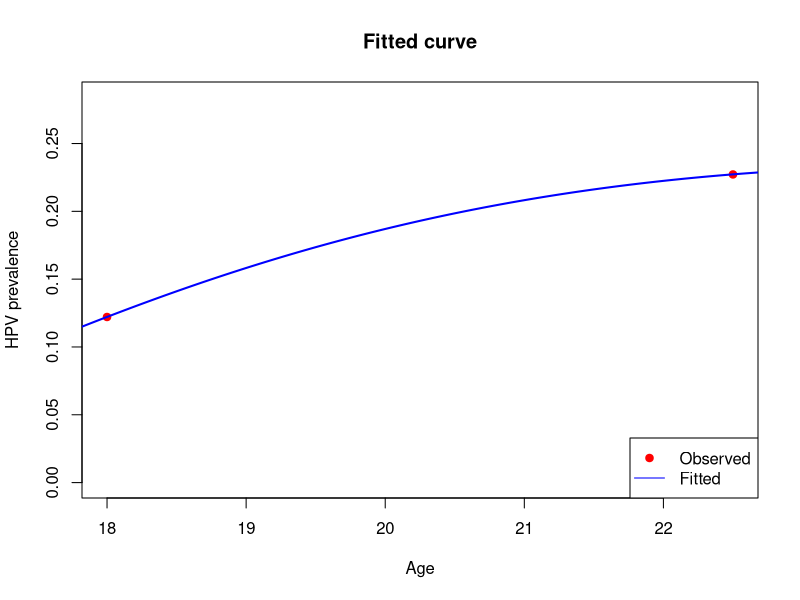

The R script that drew this image:
x <- c(18, 22.5)
n_total <- c(647, 647)
y_infected <- c(79, 147)




x0 <- 15
n_power <- 2

f_model <- function(x, A, B, C) {
  d <- x - x0
  B + (A * d^n_power - B) * exp(-C * d)
}

neg_log_likelihood <- function(par) {
  A <- par[1]; B <- par[2]; C <- par[3]
  p <- f_model(x, A, B, C)
  p <- pmax(pmin(p, 1 - 1e-6), 1e-6)
  -sum(y_infected * log(p) + (n_total - y_infected) * log(1 - p))
}

set.seed(1)
result <- optim(
  par = c(0.01, 0.1, 0.1),    
  fn = neg_log_likelihood,
  method = "BFGS",
  control = list(maxit = 1000, reltol = 1e-10)
)

fit_par <- setNames(result$par, c("A","B","C"))
print(fit_par)

curve_x <- seq(16, 24, length.out = 200)
fitted_p_curve <- f_model(curve_x, fit_par["A"], fit_par["B"], fit_par["C"])
fitted_p_curve <- pmax(pmin(fitted_p_curve, 1 - 1e-6), 1e-6)

plot(x, y_infected / n_total, col = "red", pch = 19,
     ylim = c(0, max(y_infected / n_total, fitted_p_curve) + 0.05),
     xlab = "Age", ylab = "HPV prevalence",
     main = "Fitted curve")
lines(curve_x, fitted_p_curve, col = "blue", lwd = 2)
legend("bottomright", legend = c("Observed", "Fitted"),
       col = c("red", "blue"), pch = c(19, NA), lty = c(NA, 1))

x_out <- 16:24
fitted_p_out <- f_model(x_out, fit_par["A"], fit_par["B"], fit_par["C"])
fitted_p_out <- pmax(pmin(fitted_p_out, 1 - 1e-6), 1e-6)

res_table <- data.frame(
  age = x_out,
  fitted_prevalence = round(fitted_p_out, 6)
)
print(res_table, row.names = FALSE)
